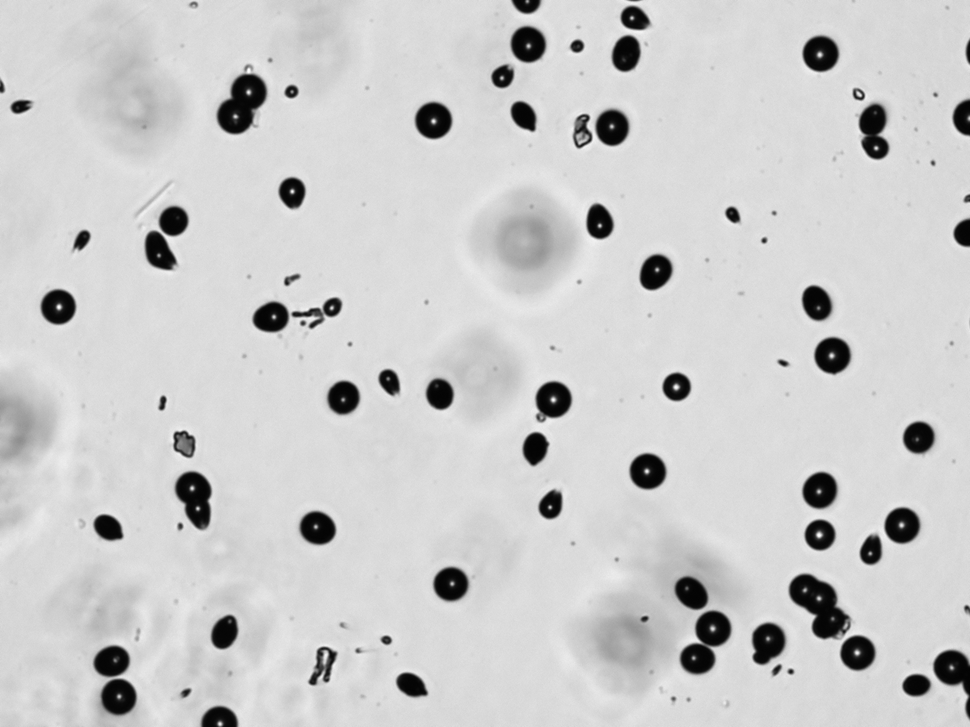
#> input picture images/1.bmp, 970 x 727 px, shrunk from 1280 x 960 before the run; its folder holds only this picture in this run
$ python testimg.py
#> lines starting #> are read from the running program, lines starting #| are printed output that depends on the picture
from matplotlib import pyplot as plt
from skimage import data
from skimage.feature import blob_dog, blob_log, blob_doh
from math import sqrt
from skimage.color import rgb2gray
import glob
from skimage.io import imread

example_file = glob.glob(r"C:\Users\Sahar\Desktop\Tecnorad internship\images\*.bmp")[0]
cm_gray = plt.get_cmap()
im = imread(example_file, as_gray=True)
#> im is the input picture: shape (727, 970); min 3, max 255, mean 202.7
plt.imshow(im, cmap=cm_gray)
print("InputImage : " + example_file)

plt.imshow(im, cmap=cm_gray)
plt.savefig(r"C:\Users\Sahar\Desktop\Tecnorad internship\images\screenshots\detected_image.png")
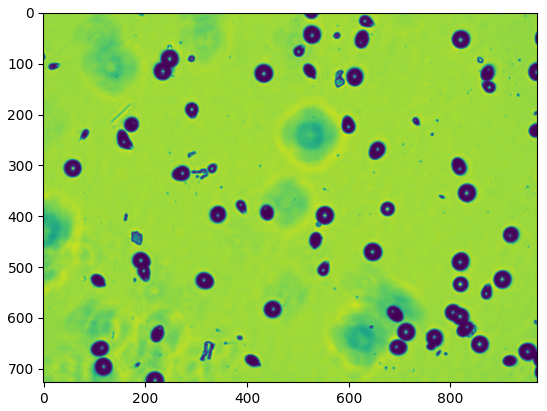
#> figure drawn by matplotlib, 1 panel
plt.close()

blobs_log = blob_log(im, max_sigma=30, num_sigma=10, threshold=.1)
#> blobs_log = 449 rows, first 8: [534, 819, 4.22], [191, 292, 1], [125, 591, 4.22], [508, 197, 1], [399, 553, 4.22], [148, 876, 1], [307, 59, 4.22], [652, 857, 4.22]

blobs_log[:, 2] = blobs_log[:, 2] * sqrt(2)
numrows = len(blobs_log)
#> numrows = 449
print("number of objects: " ,numrows)
#| number of objects:  449

fig, ax = plt.subplots(1, 1)
plt.imshow(im, cmap=cm_gray)
for blob in blobs_log:
    y, x, r = blob
    c = plt.Circle((x, y), r+5, color='lime', linewidth=2, fill=False)
    ax.add_patch(c)
#> this loop made 449 passes
#> (y, x, r) on passes 1 to 3: (534, 819, 5.97), (191, 292, 1.41), (125, 591, 5.97)
plt.savefig(r"C:\Users\Sahar\Desktop\Tecnorad internship\images\screenshots\detected_blobs.png")
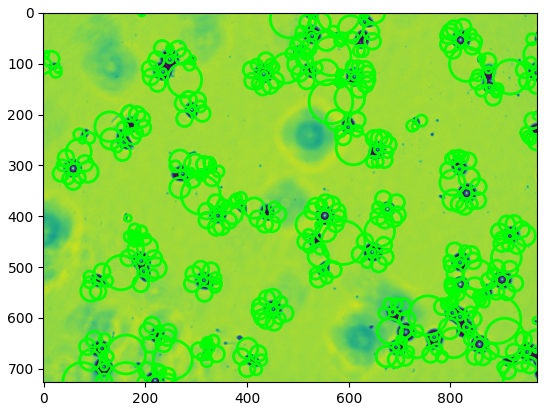
#> figure drawn by matplotlib, 1 panel
plt.close()

$ run again, on images/13.bmp
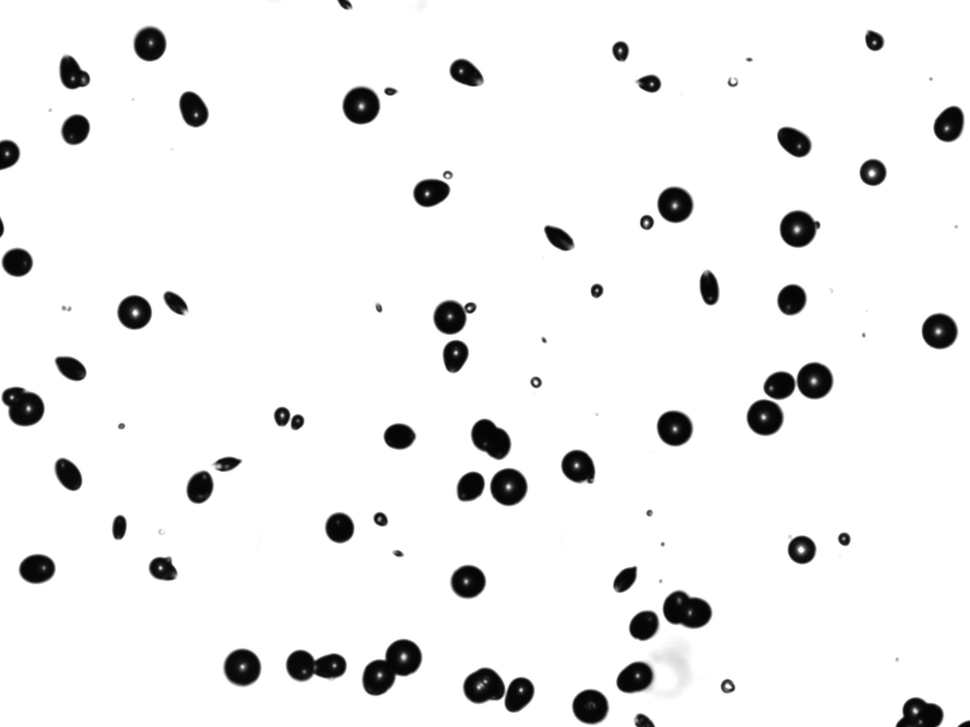
#> input picture images/13.bmp, 970 x 727 px, shrunk from 1280 x 960 before the run
#> im is the input picture: shape (727, 970); min 4, max 255, mean 239.9
#> `plt.savefig(r"C:\Users\Sahar\Desktop\Tecnorad internship\images\screen..`:
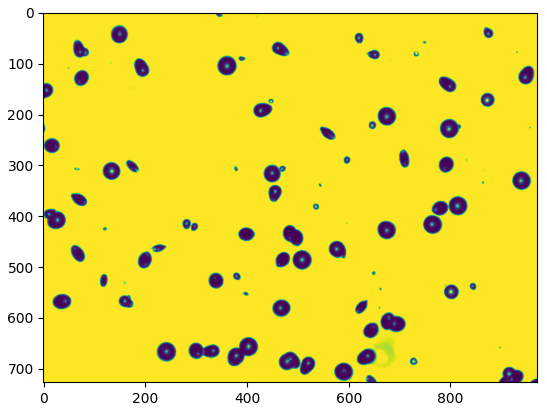
#> figure drawn by matplotlib, 1 panel
#> blobs_log = 619 rows, first 8: [411, 0, 7.44], [312, 135, 4.22], [549, 801, 4.22], [467, 489, 7.44], [229, 797, 4.22], [406, 794, 10.67], [657, 403, 4.22], [173, 872, 4.22]
#> numrows = 619
#| number of objects:  619
#> the loop `for blob in blobs_log:` made 619 passes
#> (y, x, r) on passes 1 to 3: (411, 0, 10.53), (312, 135, 5.97), (549, 801, 5.97)
#> `plt.savefig(r"C:\Users\Sahar\Desktop\Tecnorad internship\images\screen..`:
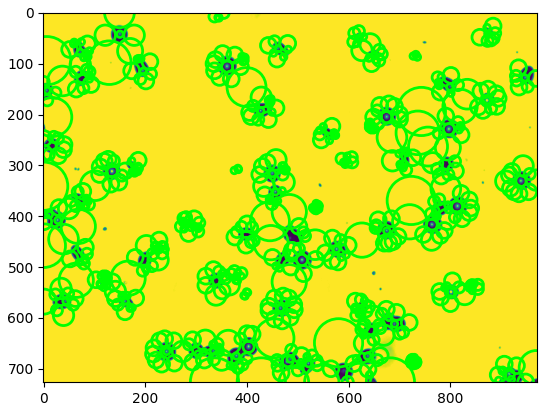
#> figure drawn by matplotlib, 1 panel

$ run again, on images/2.bmp
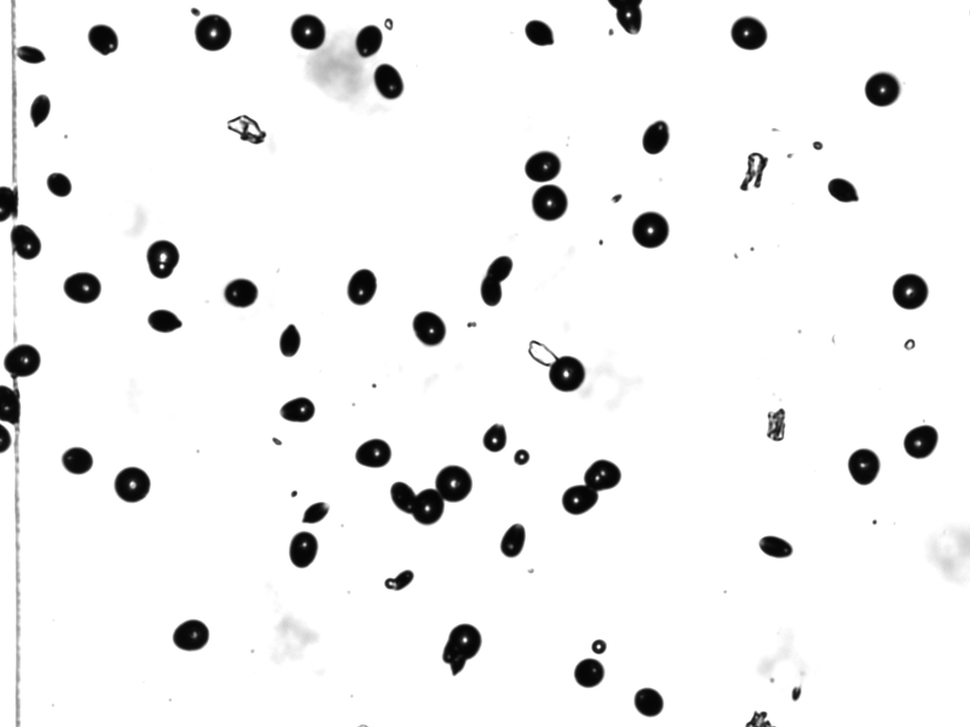
#> input picture images/2.bmp, 970 x 727 px, shrunk from 1280 x 960 before the run
#> im is the input picture: shape (727, 970); min 4, max 255, mean 240.6
#> `plt.savefig(r"C:\Users\Sahar\Desktop\Tecnorad internship\images\screen..`:
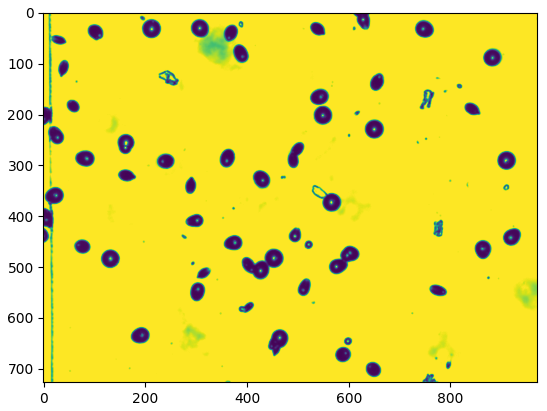
#> figure drawn by matplotlib, 1 panel
#> blobs_log = 550 rows, first 8: [376, 0, 7.44], [257, 163, 4.22], [646, 598, 1], [440, 494, 1], [33, 213, 4.22], [266, 161, 1], [500, 576, 1], [374, 566, 4.22]
#> numrows = 550
#| number of objects:  550
#> the loop `for blob in blobs_log:` made 550 passes
#> (y, x, r) on passes 1 to 3: (376, 0, 10.53), (257, 163, 5.97), (646, 598, 1.41)
#> `plt.savefig(r"C:\Users\Sahar\Desktop\Tecnorad internship\images\screen..`:
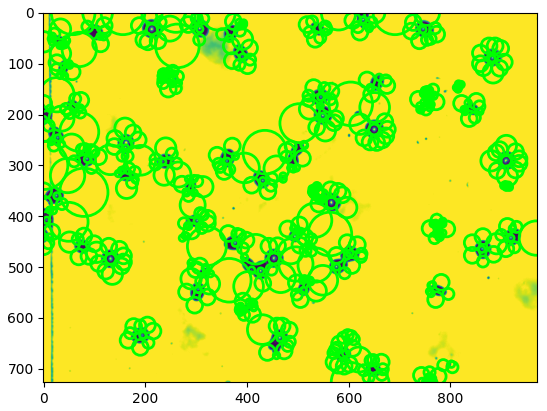
#> figure drawn by matplotlib, 1 panel

$ run again, on images/3.bmp
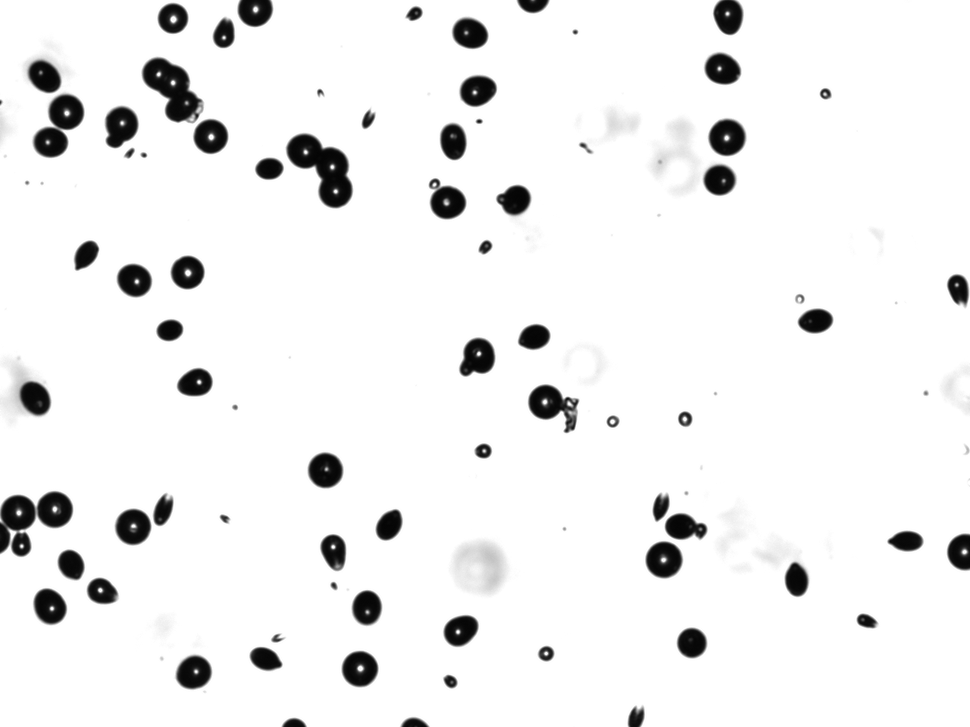
#> input picture images/3.bmp, 970 x 727 px, shrunk from 1280 x 960 before the run
#> im is the input picture: shape (727, 970); min 4, max 255, mean 239.3
#> `plt.savefig(r"C:\Users\Sahar\Desktop\Tecnorad internship\images\screen..`:
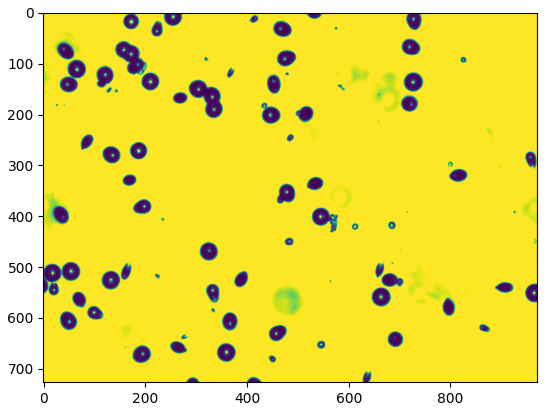
#> figure drawn by matplotlib, 1 panel
#> blobs_log = 567 rows, first 8: [19, 173, 4.22], [272, 188, 4.22], [533, 12, 4.22], [668, 360, 4.22], [546, 21, 1], [137, 211, 4.22], [37, 224, 1], [9, 255, 4.22]
#> numrows = 567
#| number of objects:  567
#> the loop `for blob in blobs_log:` made 567 passes
#> (y, x, r) on passes 1 to 3: (19, 173, 5.97), (272, 188, 5.97), (533, 12, 5.97)
#> `plt.savefig(r"C:\Users\Sahar\Desktop\Tecnorad internship\images\screen..`:
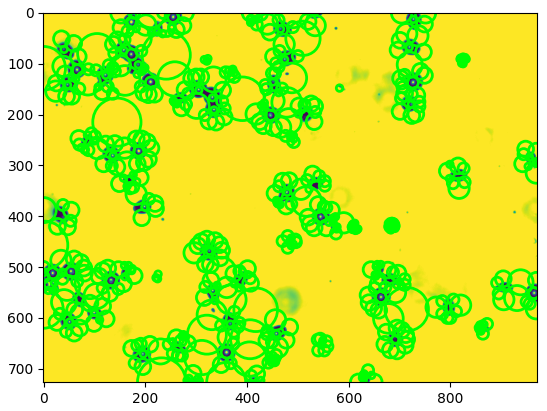
#> figure drawn by matplotlib, 1 panel

$ run again, on images/10.bmp
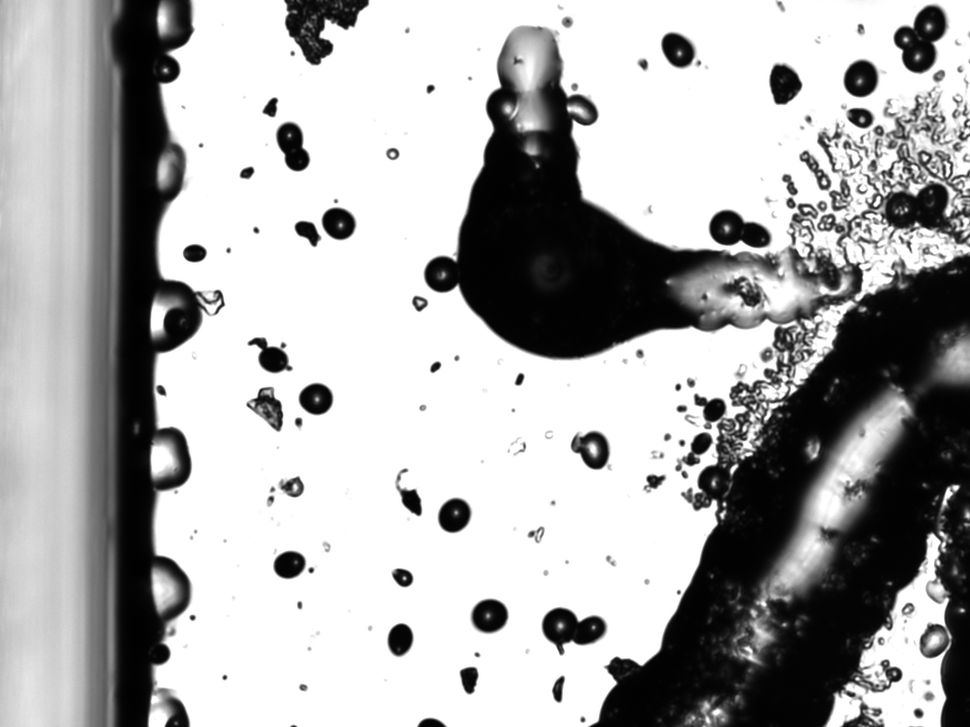
#> input picture images/10.bmp, 970 x 727 px, shrunk from 1280 x 960 before the run
#> im is the input picture: shape (727, 970); min 1, max 255, mean 172.3
#> `plt.savefig(r"C:\Users\Sahar\Desktop\Tecnorad internship\images\screen..`:
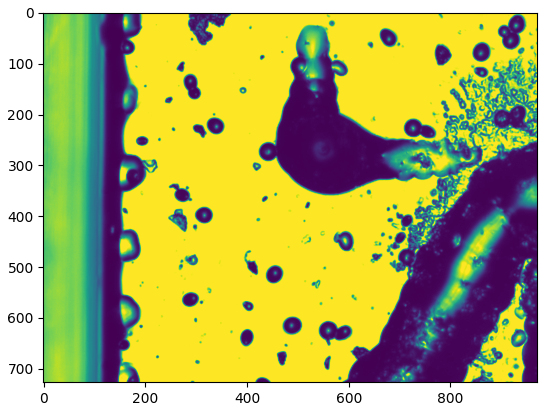
#> figure drawn by matplotlib, 1 panel
#> blobs_log = 982 rows, first 8: [459, 161, 10.67], [315, 157, 7.44], [449, 593, 4.22], [544, 934, 7.44], [458, 709, 7.44], [20, 163, 7.44], [590, 161, 10.67], [31, 330, 7.44]
#> numrows = 982
#| number of objects:  982
#> the loop `for blob in blobs_log:` made 982 passes
#> (y, x, r) on passes 1 to 3: (459, 161, 15.08), (315, 157, 10.53), (449, 593, 5.97)
#> `plt.savefig(r"C:\Users\Sahar\Desktop\Tecnorad internship\images\screen..`:
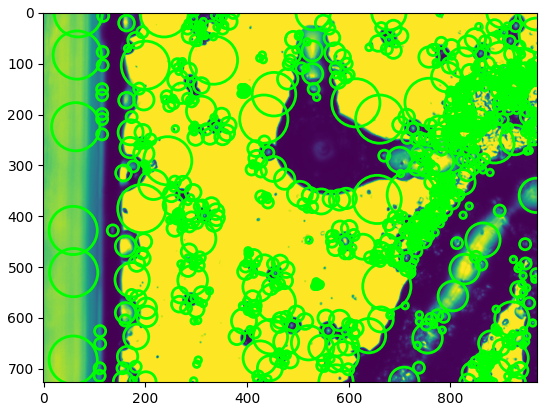
#> figure drawn by matplotlib, 1 panel
